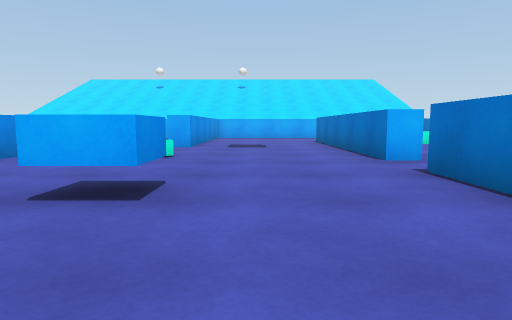
[1] (above)

16 first-person views from a walk through a Unity game level. The camera is 0.62 m above the floor, tilts 6° down and sees 75° across. The floor is counted in squares, 1 m on a side. Each view is taken from the middle of a square. On the plan, view 1 faces up. The plan holds only what a view shows up to about 10 squares ahead; the rest is blank. The place goes on beyond the plan. The player is left out. Surface patterns are stand-ins for the level's own textures.

[2]
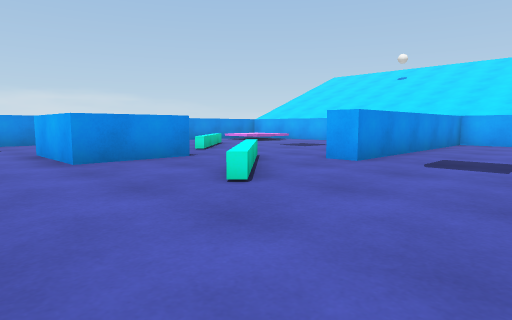

[3]
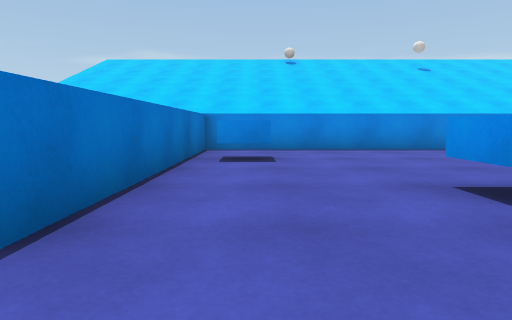

[4]
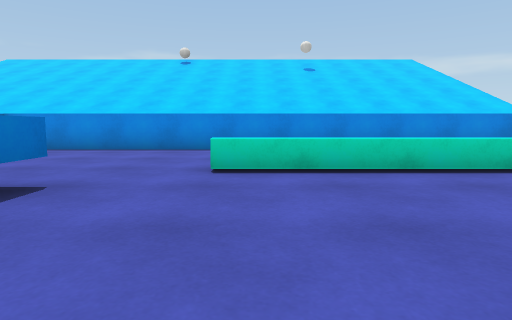

[5]
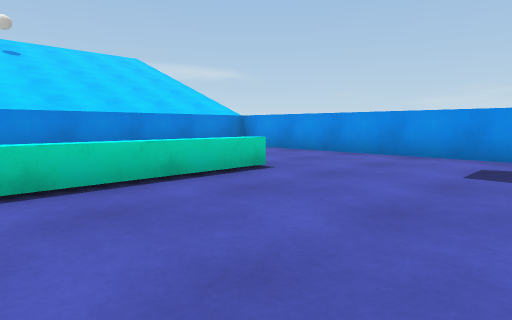

[6]
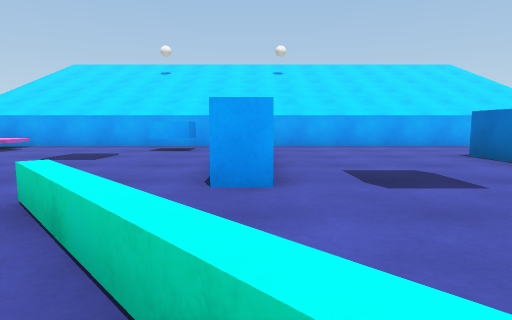

[7]
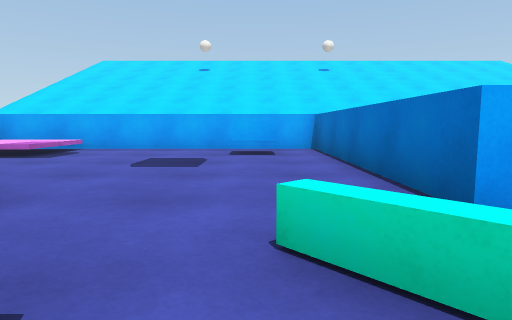

[8]
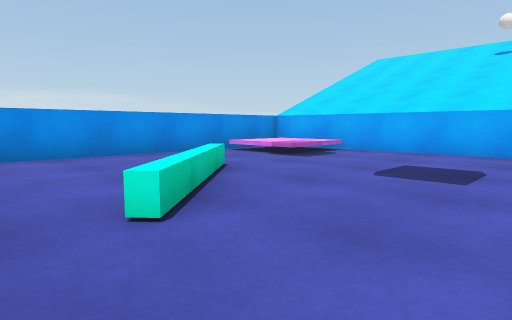

[9]
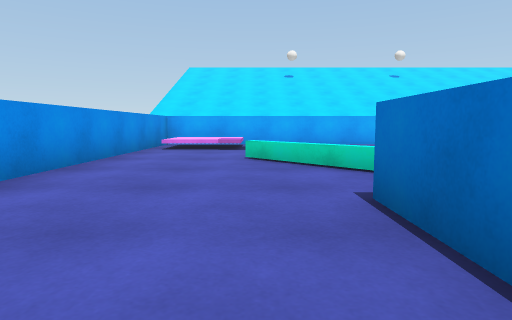

[10]
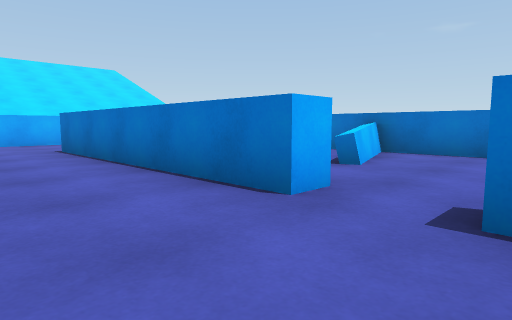

[11]
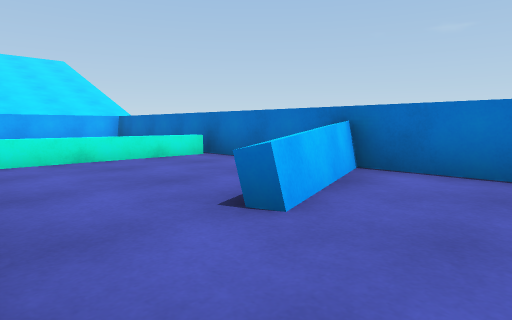

[12]
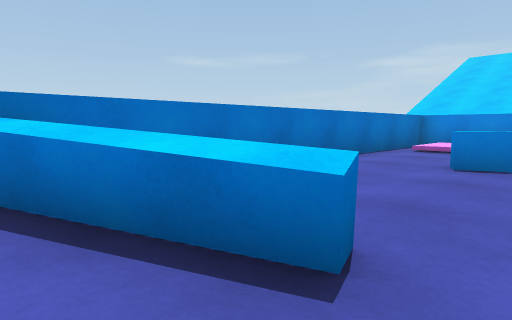

[13]
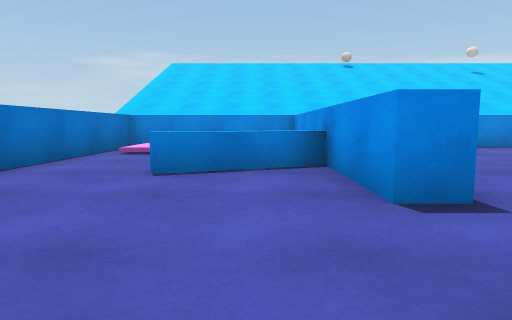

[14]
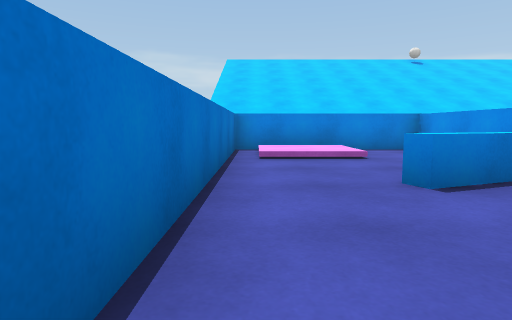

[15]
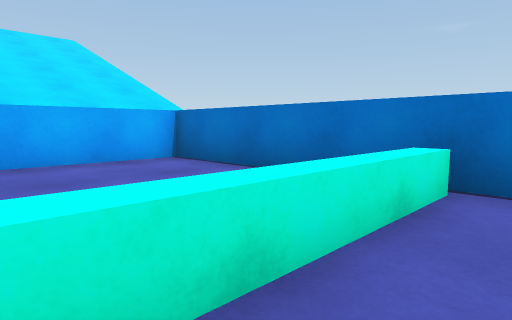

[16]
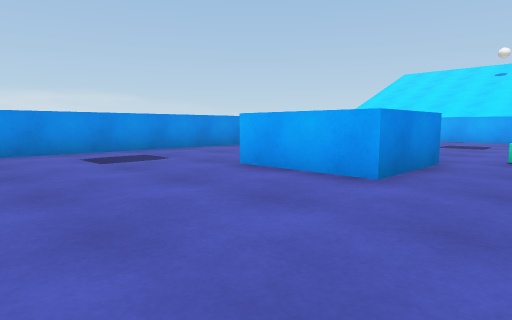

### Floor plan
Key: @ floor where view 1 was taken; # wall or solid block; x gap in a wall; . main floor; : floor 0.15 m higher than the main floor; / step, stairs or slope; = window, fence, low wall or low ledge; ^ raised ledge; O other object.
Columns run from 11 left of view 1 to 8 right of it. Each row starts with its distance up from view 1.
 16 ####################
 15 #^^......#.........#
 14 #^^....O.#.........#
 13 #........#.........#
 12 #........#....#    #
 11 #..==....#....#^^^^#
 10 #...==...#....#....#
  9 #....x.==.....#....#
  8 #...O O.=.....#...##
  7 #...O O.==....#.^^##
  6 #...OOO.......#....#
  5 #..................#
  4 #.............#....#
  3 #........OO...#.=..#
  2 #.............#^^..#
  1 #...... ......#....#
  0 #..     ...@O.#.///#
 -1 #.      ......#./:/#
 -2 #       ......#.///#
 -3  ###################

Positions as (right, up) in squares from view 1, and headings:
1: (0, 0), facing up
2: (1, 4), facing up-left
3: (1, 6), facing down
4: (-4, 6), facing down
5: (-4, 5), facing down-left
6: (-2, 6), facing up
7: (-4, 7), facing up
8: (-4, 8), facing up-left
9: (-8, 5), facing up
10: (0, 4), facing up-right
11: (3, 5), facing up-right
12: (4, 8), facing down-right
13: (4, 7), facing down
14: (7, 6), facing down
15: (4, 10), facing up-right
16: (-3, 2), facing up-left
